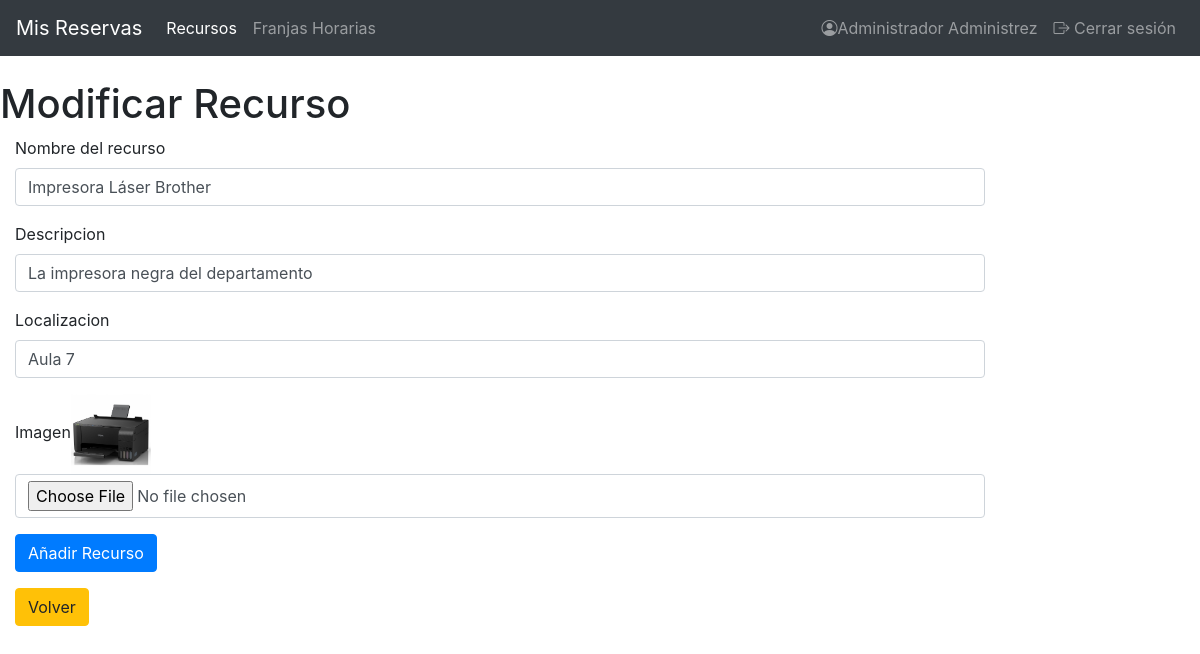
Screenshot of /index.php?controller=ResourceController&action=formularioModificarResources&id=1 (signed in) with the database file from the repository.
### tables this page shows
CREATE TABLE IF NOT EXISTS `resources` (
  `id` int(10) UNSIGNED NOT NULL AUTO_INCREMENT,
  `name` varchar(100) NOT NULL,
  `description` varchar(300) NOT NULL,
  `location` varchar(300) NOT NULL,
  `image` varchar(500) NOT NULL,
  PRIMARY KEY (`id`)
);

### view.php (called while the page is built)
<?php
class View
{
	public function show($viewName, $data = null)
	{
		include("views/header.php");
		include("views/$viewName.php");
		include("views/footer.php");
	}
}

### index.php (called while the page is built, shortened)
<?php
if (!isset($_REQUEST['action'])) {
        $action = "showLoginForm";
    } else {
        $action = $_REQUEST['action'];
    }
$controller = new $controller();
$controller->$action();

### models/DB.php (called while the page is built, shortened)
<?php
class DB {
    private $db;
    public function __construct() {
        $this->db = new mysqli(DB_HOST, DB_USER, DB_PASSWORD, DB_NAME);
    }
    public function consulta($sql) {
        $arrayResult = array();
        if ($result = $this->db->query($sql)) {
            while($fila = $result->fetch_object()) {
                $arrayResult[] = $fila;
            }
        } else {
            $arrayResult = null;
        }
        return $arrayResult;
    }
}

### models/resource.php (called while the page is built, shortened)
<?php
     include_once("DB.php");
    class Resource {
        private $db;
        public function __construct() {
            $this->db = new DB;
        }
        public function get($id) {
            $result = $this->db->consulta("SELECT * FROM resources WHERE resources.id = '$id'");
            return $result;
        }
    }

### views/resources/formularioModificarResources.php (the view)
<?php
$resources = $data['resources'][0];
echo "<h1>Modificar Recurso</h1>";
echo"<form action = 'index.php' method = 'POST' enctype='multipart/form-data'>
        <div class='col-10'>
                <input type='hidden' name='id' value='$resources->id'>
                <div class='form-group'>
                <label for='name2'>Nombre del recurso</label>
                <input type='text' name='name' value='$resources->name' class='form-control' id='name2' aria-describedby='emailHelp' placeholder='Nombre Recurso'>
                </div>
                <div class='form-group'>
                <label for='desc'>Descripcion</label>
                <input type='text' name='description' value='$resources->description' class='form-control' id='desc' placeholder='Descripcion'>
                </div>
                <div class='form-group'>
                <label for='local'>Localizacion</label>
                <input input type='text' name='location' value='$resources->location' class='form-control' id='local' placeholder='Lugar'>
                </div>
                <div class='form-group'>
                <label for='img'>Imagen</label><img src=".$resources->image." width='80' height='80'>
                <input type='file' name='image' value='$resources->image' class='form-control' id='img' placeholder='Imagen del recurso'>
                </div>
                <div class='form-group'>
                <input type='hidden' name='action' value='modificarResources'>
                <input type='hidden' name='controller' value='ResourceController'>
                <button type='submit' class='btn btn-primary'>Añadir Recurso</button>
                </div>
                <p><a href='index.php?controller=ResourceController&action=mostrarResources' class='btn btn-warning'>Volver</a></p>
        </div>
  </form>";
?>

### rows the page displays
resources: name "Impresora Láser Brother", description "La impresora negra del departamento", location "Aula 7", image (picture)

### other values shown
$_SESSION['realname'] "Administrador Administrez"
